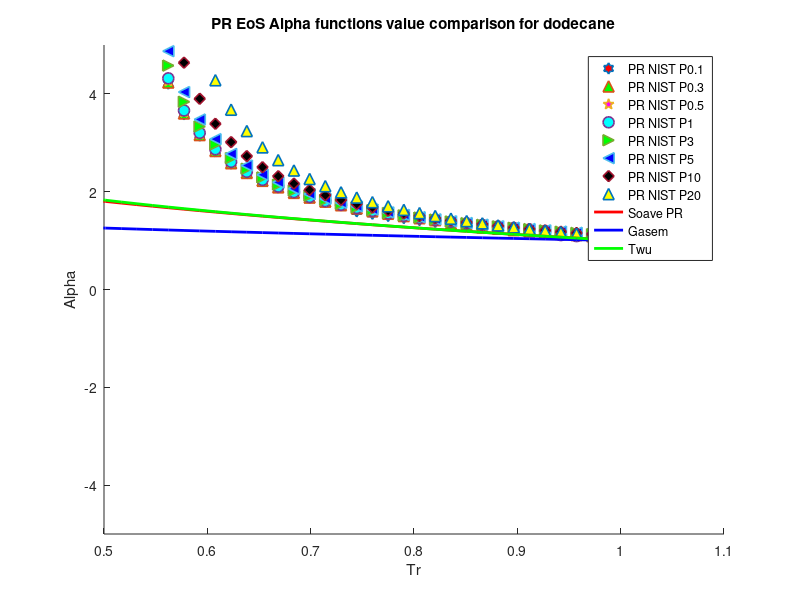

This chart was generated by the following MATLAB code:
clear 
clc
load dodecane_rho_different_pressure_data.mat
%PR Decane
P = [0.1E6,0.3E6,0.5E6,1E6,3E6,5E6,10E6,20E6]; %pa
omega = 0.5742; %Acentric factor
Tc = 658.1; %K
Pc = 1817000; %Pa
R = 8.31446 %J/K*mol
b = 0.07780*(R*Tc/Pc);
a = 0.45724*(((R^2)*(Tc^2))/Pc);
T = 300; %k
M = 170.33/1000; %kg/mol
S1=0.37464+1.54226*omega-0.26992*omega^2;
for i = 1:1:41
   Tr=T/Tc;
   Tr_list(i)=Tr;
   for j = 1:1:8
       Vm(i,j) = M/rho(i,j);
   end
   alpha_0(i) = (Tr)^(-0.171813)*exp(0.125283*(1-(Tr)^(1.77634)));
   alpha_1(i) = (Tr)^(-0.607352)*exp(0.511614*(1-(Tr)^(2.20517)));
   alpha_PR_01(i) = ((R*T)/(Vm(i,1)-b)-P(1))*((Vm(i,1)^2+2*b*Vm(i,1)-b^2)/a);
   alpha_PR_03(i) = ((R*T)/(Vm(i,2)-b)-P(2))*((Vm(i,2)^2+2*b*Vm(i,2)-b^2)/a);
   alpha_PR_05(i) = ((R*T)/(Vm(i,3)-b)-P(3))*((Vm(i,3)^2+2*b*Vm(i,3)-b^2)/a);
   alpha_PR_1(i) = ((R*T)/(Vm(i,4)-b)-P(4))*((Vm(i,4)^2+2*b*Vm(i,4)-b^2)/a);
   alpha_PR_3(i) = ((R*T)/(Vm(i,5)-b)-P(5))*((Vm(i,5)^2+2*b*Vm(i,5)-b^2)/a);
   alpha_PR_5(i) = ((R*T)/(Vm(i,6)-b)-P(6))*((Vm(i,6)^2+2*b*Vm(i,6)-b^2)/a);
   alpha_PR_10(i) = ((R*T)/(Vm(i,7)-b)-P(7))*((Vm(i,7)^2+2*b*Vm(i,7)-b^2)/a);
   alpha_PR_20(i) = ((R*T)/(Vm(i,8)-b)-P(8))*((Vm(i,8)^2+2*b*Vm(i,8)-b^2)/a);
   alpha_soave_PR(i) =(1+S1*(1-sqrt(Tr)))^2;
   alpha_Gasem(i) = exp((1.943+0.926*Tr)*(1-(Tr)^0.1441));
   alpha_twu(i) = alpha_0(i)+omega*(alpha_1(i)-alpha_0(i));
   Temp(i)=T;
   T = T+10;
end
hold on
plot(Tr_list,alpha_PR_01,'h','MarkerSize',8,'MarkerFaceColor','r','LineWidth',1.2)
plot(Tr_list,alpha_PR_03,'^','MarkerSize',8,'MarkerFaceColor','g','LineWidth',1.2)
plot(Tr_list,alpha_PR_05,'p','MarkerSize',8,'MarkerFaceColor','m','LineWidth',1.2)
plot(Tr_list,alpha_PR_1,'o','MarkerSize',8,'MarkerFaceColor','c','LineWidth',1.2)
plot(Tr_list,alpha_PR_3,'>','MarkerSize',8,'MarkerFaceColor','g','LineWidth',1.2)
plot(Tr_list,alpha_PR_5,'<','MarkerSize',8,'MarkerFaceColor','b','LineWidth',1.2)
plot(Tr_list,alpha_PR_10,'d','MarkerSize',8,'MarkerFaceColor','k','LineWidth',1.2)
plot(Tr_list,alpha_PR_20,'^','MarkerSize',8,'MarkerFaceColor','y','LineWidth',1.2)
plot(Tr_list,alpha_soave_PR,'r','LineWidth',2)
plot(Tr_list,alpha_Gasem,'b','LineWidth',2)
plot(Tr_list,alpha_twu,'g','LineWidth',2)
hold off
legend('PR NIST P0.1','PR NIST P0.3','PR NIST P0.5','PR NIST P1','PR NIST P3','PR NIST P5','PR NIST P10','PR NIST P20','Soave PR','Gasem','Twu')
xlabel('Tr')
ylabel('Alpha')
title('PR EoS Alpha functions value comparison for dodecane')
axis([0.5,1.1,-5,5])
